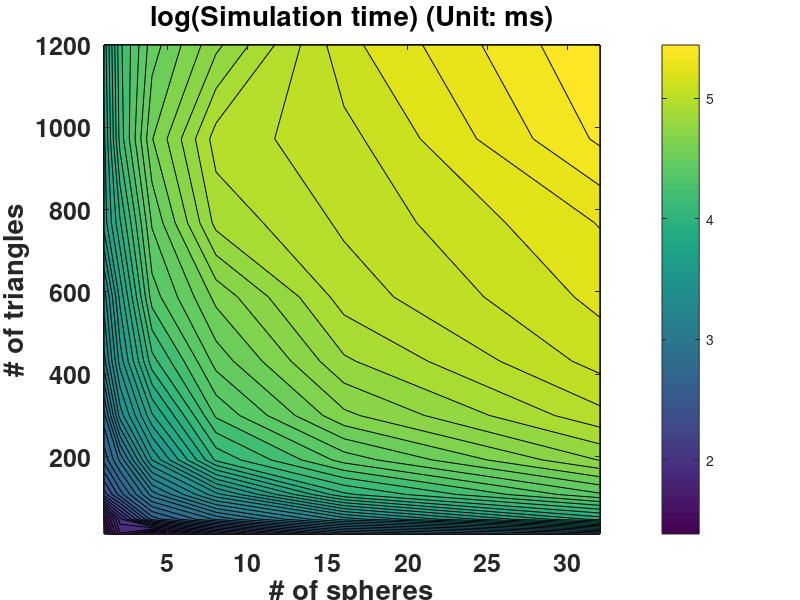
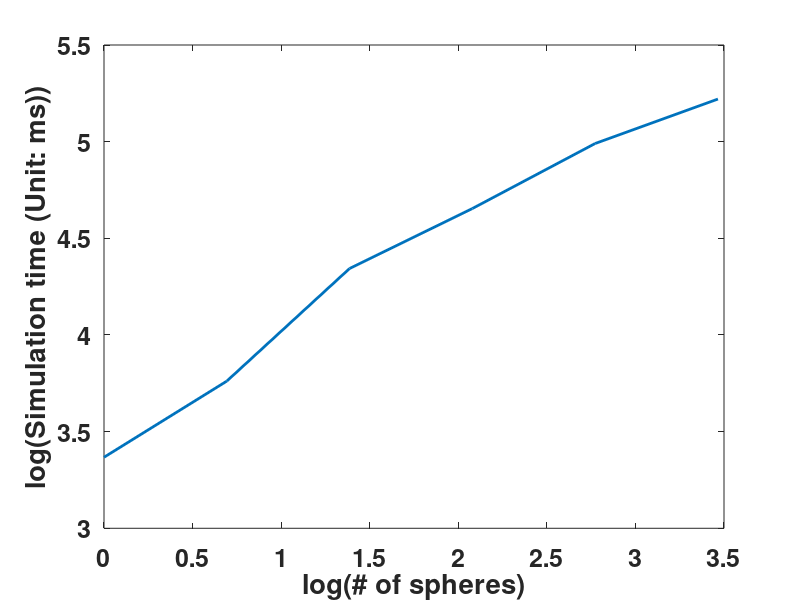
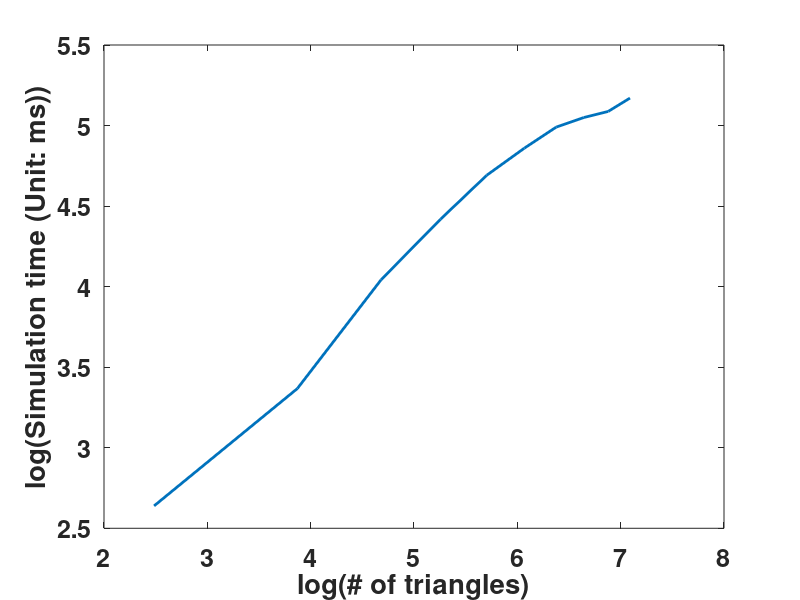

Source code (MATLAB) for these figures, in order:
clear;
n_spheres = [1, 2 ,4, 8, 16, 32];
n_triangles = [12, 48, 108, 192, 300, 432, 588, 768, 972, 1200];
time_data = [4, 7, 5, 8, 14, 19; ...
             5, 8, 14, 19, 29, 51; ...
             11, 14, 21, 32, 57, 86; ...
             15, 19, 33, 59, 83, 121; ...
             18, 29, 45, 75, 109, 150; ...
             25, 37, 61, 90, 129, 172; ...
             29, 43, 77, 105, 147, 185; ...
             40, 53, 88, 134, 156, 197; ...
             41, 65, 102, 147, 162, 234; ...
             43, 67, 91, 118, 176, 250;];
         
[Smesh, Tmesh] = meshgrid(n_spheres, n_triangles);  
figure()
contourf(Smesh, Tmesh, log(time_data), 50);
c = colorbar();
set(gca,'Fontsize',18,'Fontweight','bold')
xlabel('# of spheres')
ylabel('# of triangles')
title('log(Simulation time) (Unit: ms)')

figure()
i_triangle = 7;
p1 = polyfit(log(n_spheres), log(time_data(i_triangle, :)), 1);
plot(log(n_spheres), log(time_data(i_triangle, :)), 'linewidth', 2.0)
set(gca,'Fontsize',18,'Fontweight','bold')
xlabel('log(# of spheres)')
ylabel('log(Simulation time (Unit: ms))')

figure()
i_sphere = 5;
p2 = polyfit(log(n_triangles), log(time_data(:, i_sphere))', 1);
plot(log(n_triangles), log(time_data(:, i_sphere)), 'linewidth', 2.0)
set(gca,'Fontsize',18,'Fontweight','bold')
xlabel('log(# of triangles)')
ylabel('log(Simulation time (Unit: ms))')